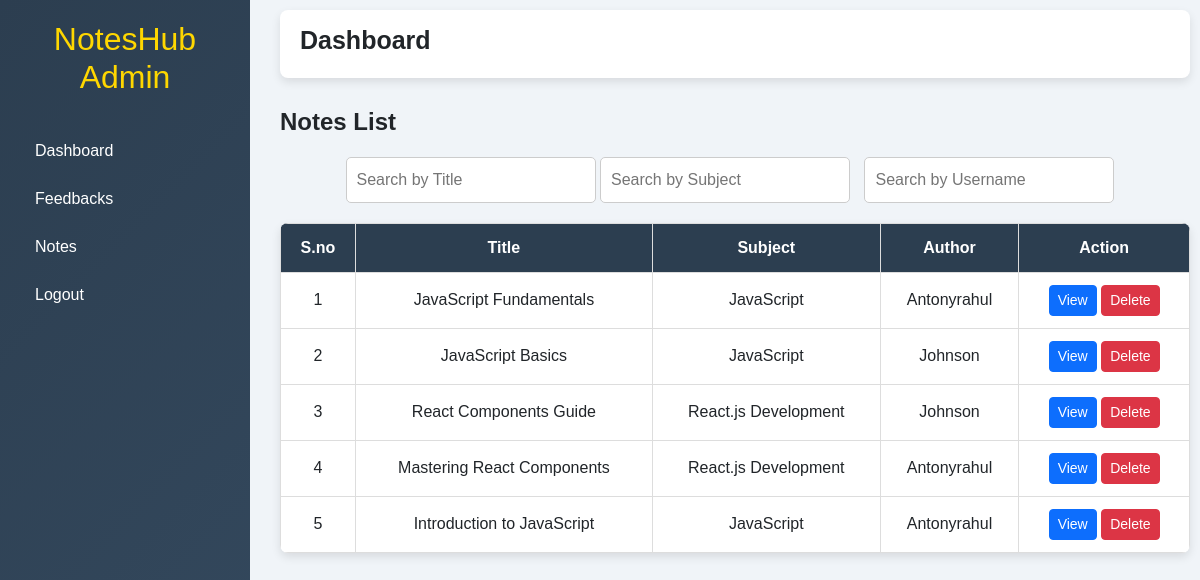
Before: /admin/notespage.php (signed in) with the older database file.
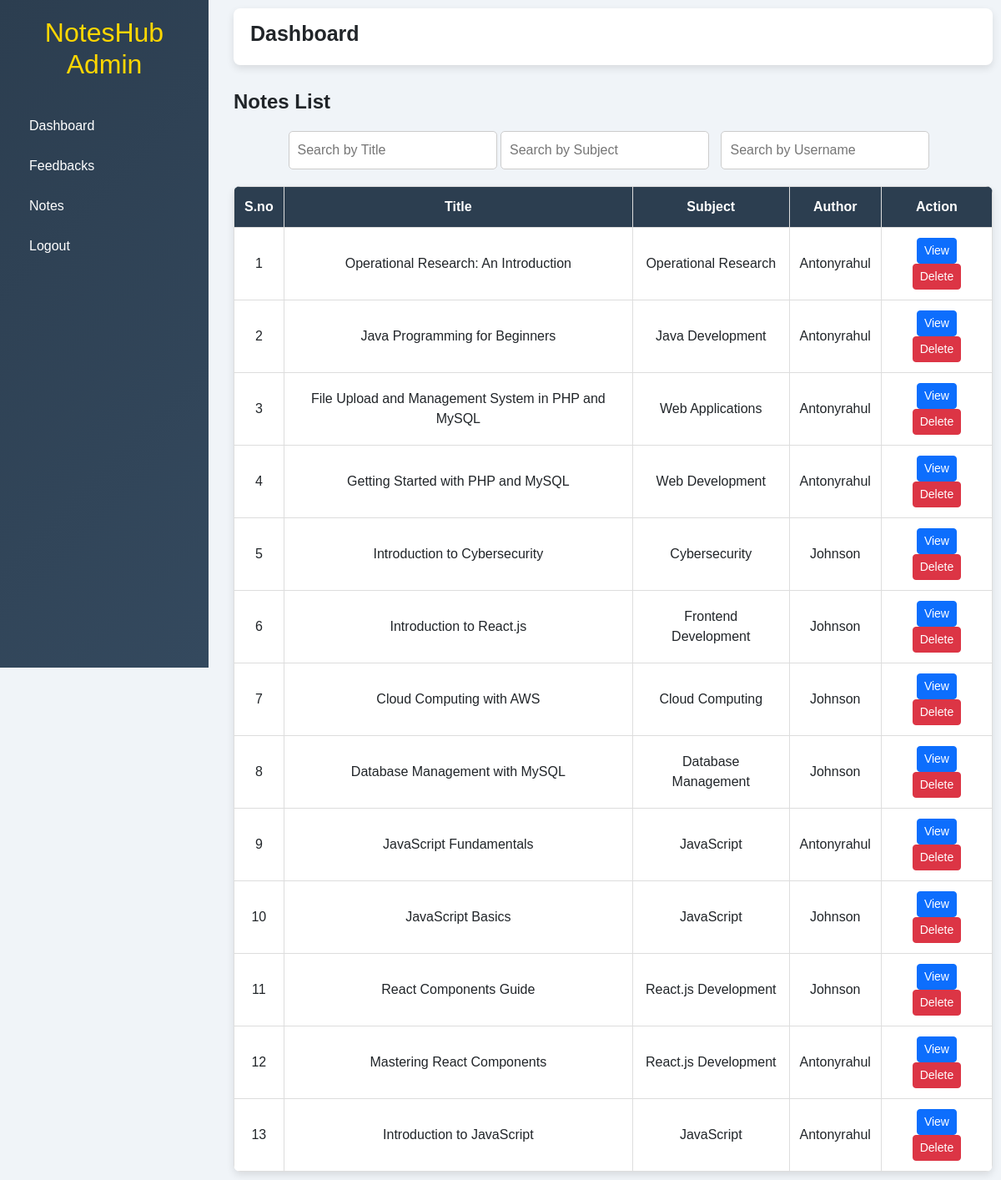
After: the same page with the newer database file.
### tables this page shows
CREATE TABLE `notes` (
  `id` int(11) NOT NULL,
  `user_id` int(11) NOT NULL,
  `notes_title` varchar(255) NOT NULL,
  `notes_subject` varchar(255) NOT NULL,
  `description` text NOT NULL,
  `pdf` varchar(255) DEFAULT NULL,
  `view_count` int(11) DEFAULT 0,
  `dwnld_count` int(11) DEFAULT 0,
  `created_at` timestamp NOT NULL DEFAULT current_timestamp(),
  `download_count` int(11) DEFAULT 0
);

CREATE TABLE `users` (
  `id` int(11) NOT NULL,
  `username` varchar(50) NOT NULL,
  `email` varchar(100) NOT NULL,
  `password` varchar(255) NOT NULL,
  `profile_picture` varchar(255) DEFAULT NULL
);

### admin/notespage.php (the view, shortened to what this page needs)
<?php
require '../db/db.php';
$result = $conn->query("
    SELECT notes.*, users.username
    FROM notes
    JOIN users ON notes.user_id = users.id
    ORDER BY notes.created_at DESC
");
?>
<!DOCTYPE html>
<html lang="en">
<head>
    <link rel="stylesheet" href="https://cdn.jsdelivr.net/npm/bootstrap@5.3.0/dist/css/bootstrap.min.css">
</head>
<body>
    <div class="sidebar">
        <h2>NotesHub Admin</h2>
        <a href="./dashboard.php">Dashboard</a>
        <a href="./feedback.php">Feedbacks</a>
        <a href="./notespage.php">Notes</a>
        <a href="./logout.php">Logout</a>
    </div>
    <div class="main-content">
        <div class="dashboard-header">
            <h2>Dashboard</h2>
        </div>
        <div class="notes-list">
            <h4>Notes List</h4>
            <div style="text-align: center; margin: 20px;">
                <input type="text" id="searchTitle" placeholder="Search by Title" onkeyup="filterNotes()" style="padding: 10px; width: 250px; border-radius: 5px; border: 1px solid #ccc;">
                <input type="text" id="searchSubject" placeholder="Search by Subject" onkeyup="filterNotes()" style="padding: 10px; width: 250px; margin-right: 10px; border-radius: 5px; border: 1px solid #ccc;">
                <input type="text" id="searchUsername" placeholder="Search by Username" onkeyup="filterNotes()" style="padding: 10px; width: 250px; margin-right: 10px; border-radius: 5px; border: 1px solid #ccc;">
            </div>
            <table>
                <thead>
                    <tr>
                        <th>S.no</th>
                        <th>Title</th>
                        <th>Subject</th>
                        <th>Author</th>
                        <th>Action</th>
                    </tr>
                </thead>
                <tbody>
                    <?php
                    $sno = 1;
                    while ($row = $result->fetch_assoc()) {
                        echo "<tr>";
                        echo "<td>" . $sno . "</td>";
                        echo "<td>" . htmlspecialchars($row['notes_title']) . "</td>";
                        echo "<td>" . htmlspecialchars($row['notes_subject']) . "</td>";
                        echo "<td>" . htmlspecialchars($row['username']) . "</td>";
                        echo "<td>
                <a href='../userpannel/uploads/" . htmlspecialchars($row['pdf']) . "' target='_blank' class='btn btn-primary btn-sm'>View</a>
                <a href='?delete=" . $row['id'] . "' class='btn btn-danger btn-sm' onclick='return confirm(\"Are you sure you want to delete this note?\")'>Delete</a>
              </td>";
                        echo "</tr>";
                        $sno++;
                    }
                    ?>
                </tbody>
            </table>
        </div>
    </div>
</body>
</html>

### admin/notespage.php (style rules this page uses)
body { margin: 0; font-family: 'Arial', sans-serif; display: flex; background-color: #f0f4f8; }
.sidebar { width: 250px; height: 100vh; background: linear-gradient(135deg, #2c3e50, #34495e); color: white; padding: 20px; display: flex; flex-direction: column; position: fixed; }
.sidebar h2 { text-align: center; margin-bottom: 30px; color: #ffd700; }
.sidebar a { text-decoration: none; color: white; padding: 12px 15px; display: block; border-radius: 5px; transition: 0.3s; }
.main-content { margin-left: 270px; padding: 10px; flex-grow: 1; }
.dashboard-header { display: flex; justify-content: space-between; background: white; padding: 15px 20px; border-radius: 8px; box-shadow: 0px 4px 10px rgba(0, 0, 0, 0.1); margin-bottom: 20px; }
.dashboard-header h2 { font-size: 25px; font-weight: bold; }
.notes-list { margin-top: 30px; }
.notes-list h4 { font-weight: bold; }
table { width: 100%; border-collapse: collapse; margin-top: 10px; background: white; border-radius: 8px; overflow: hidden; box-shadow: 0px 4px 10px rgba(0, 0, 0, 0.1); }
table th, table td { border: 1px solid #ddd; padding: 12px; text-align: center; vertical-align: middle; }
table th { background: #2c3e50; color: white; }

Changed rows visible on the page:
added notes: notes_title "Operational Research: An Introduction", notes_subject "Operational Research", user.username "Antonyrahul"
added notes: notes_title "Java Programming for Beginners", notes_subject "Java Development", user.username "Antonyrahul"
added notes: notes_title "File Upload and Management System in PHP and MySQL", notes_subject "Web Applications", user.username "Antonyrahul"
added notes: notes_title "Getting Started with PHP and MySQL", notes_subject "Web Development", user.username "Antonyrahul"
added notes: notes_title "Introduction to Cybersecurity", notes_subject "Cybersecurity", user.username "Johnson"
added notes: notes_title "Introduction to React.js", notes_subject "Frontend Development", user.username "Johnson"
added notes: notes_title "Cloud Computing with AWS", notes_subject "Cloud Computing", user.username "Johnson"
added notes: notes_title "Database Management with MySQL", notes_subject "Database Management", user.username "Johnson"
